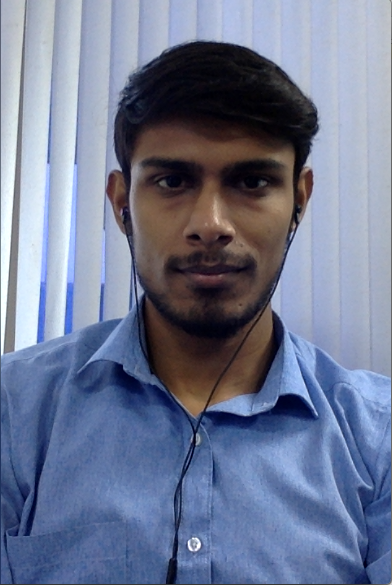
#> input picture Images/Foreground_Extraction.png, 392 x 585 px
$ python 12.0_Foreground_Extraction.py
#> lines starting #> are read from the running program, lines starting #| are printed output that depends on the picture
import numpy as np
import cv2
from matplotlib import pyplot as plt

img = cv2.imread('Images/Foreground_Extraction.png')
#> img is the input picture: shape (585, 392, 3); mean B, G, R 146.6, 120.7, 111.4
mask = np.zeros(img.shape[:2],np.uint8)

bgdModel = np.zeros((1,65),np.float64)
fgdModel = np.zeros((1,65),np.float64)

rect = (100,100,200,300)

cv2.grabCut(img,mask,rect,bgdModel,fgdModel,5,cv2.GC_INIT_WITH_RECT)
mask2 = np.where((mask==2)|(mask==0),0,1).astype('uint8')
img = img*mask2[:,:,np.newaxis]
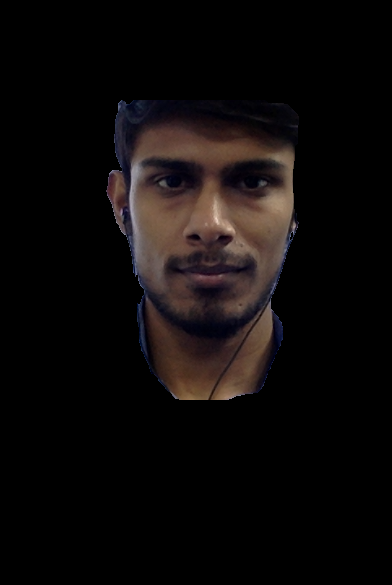
#> img: shape (585, 392, 3); mean B, G, R 9.8, 10.2, 13.5

plt.imshow(img)
plt.colorbar()
plt.show()
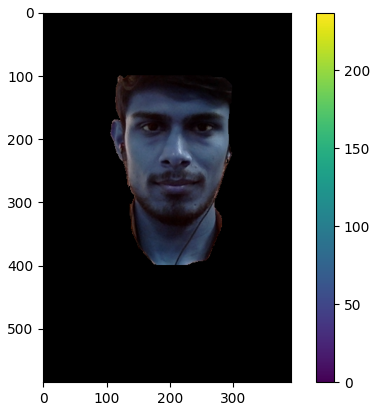
#> figure drawn by matplotlib, 2 panels; B, G, R data is drawn as R, G, B
